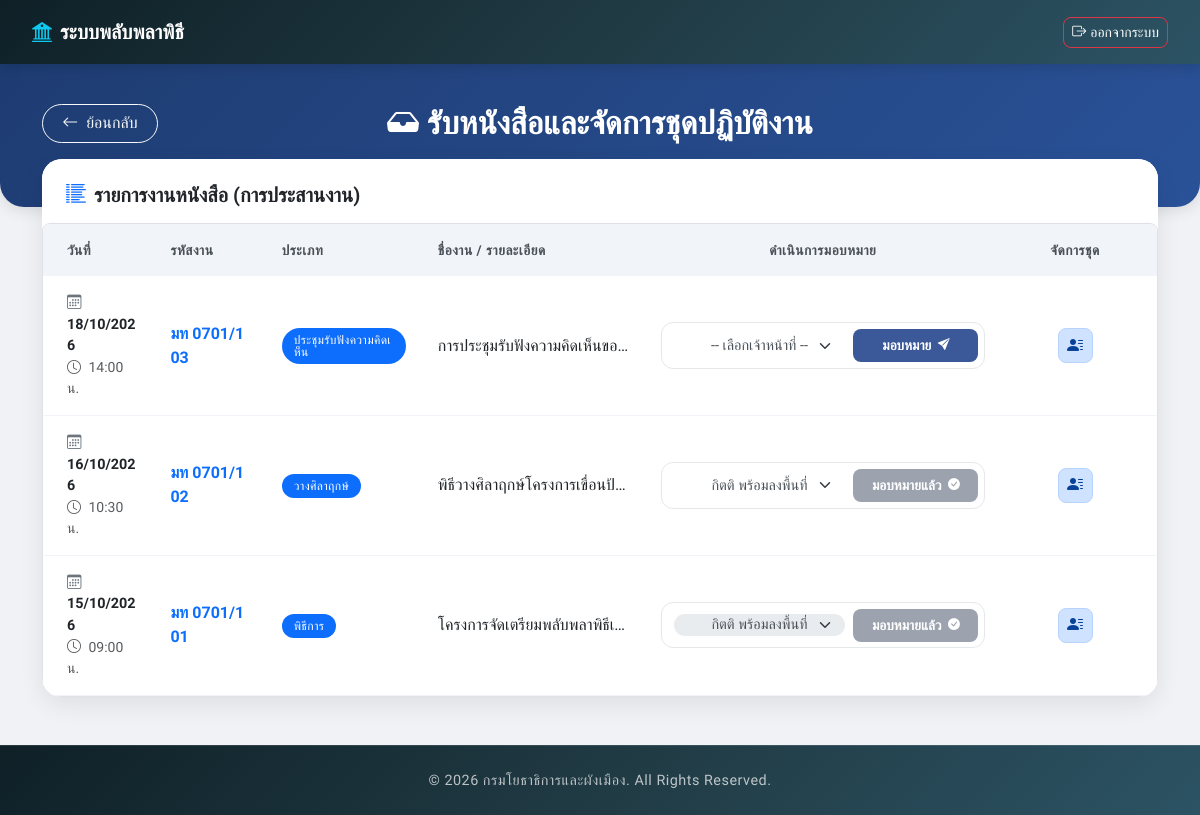
/manage_operation3.php, run on the app's committed database.
### tables this page shows
CREATE TABLE IF NOT EXISTS `documents` (
  `id` int(11) NOT NULL AUTO_INCREMENT,
  `fiscal_year` varchar(4) DEFAULT NULL,
  `doc_number` varchar(100) DEFAULT NULL,
  `source_doc_number` varchar(100) DEFAULT NULL,
  `doc_name` varchar(255) NOT NULL,
  `description` text DEFAULT NULL,
  `doc_detail` text DEFAULT NULL,
  `job_type` varchar(100) DEFAULT NULL,
  `job_type_other` varchar(255) DEFAULT NULL,
  `host_agency` varchar(255) DEFAULT NULL,
  `host_agency_affiliation` varchar(255) DEFAULT NULL,
  `coordinator` varchar(255) DEFAULT NULL,
  `coordinator_1_name` varchar(150) DEFAULT NULL,
  `coordinator_1_phone` varchar(50) DEFAULT NULL,
  `coordinator_2_name` varchar(150) DEFAULT NULL,
  `coordinator_2_phone` varchar(50) DEFAULT NULL,
  `job_id` varchar(50) DEFAULT NULL,
  `staff_id` int(11) DEFAULT NULL,
  `location` varchar(255) DEFAULT NULL,
  `venue_name` varchar(255) DEFAULT NULL,
  `venue_province` varchar(100) DEFAULT NULL,
  `venue_district` varchar(100) DEFAULT NULL,
  `venue_subdistrict` varchar(100) DEFAULT NULL,
  `event_start_date` date DEFAULT NULL,
  `event_end_date` date DEFAULT NULL,
  `pre_meeting_date` date DEFAULT NULL,
  `equipment_borrow_date` date DEFAULT NULL,
  `dpt_work_start` datetime DEFAULT NULL,
  `dpt_work_end` datetime DEFAULT NULL,
  `received_date` datetime DEFAULT NULL,
  `dpt_receive_number` varchar(100) DEFAULT NULL,
  `dpt_receive_date` date DEFAULT NULL,
  `division_receive_number` varchar(100) DEFAULT NULL,
  `division_receive_date` date DEFAULT NULL,
  `created_by` varchar(100) DEFAULT NULL,
  `sent_to` int(11) DEFAULT NULL,
  `created_at` timestamp NOT NULL DEFAULT CURRENT_TIMESTAMP,
  `updated_at` timestamp NOT NULL DEFAULT CURRENT_TIMESTAMP ON UPDATE CURRENT_TIMESTAMP,
  `doc_status` varchar(50) DEFAULT 'pending',
  `attachment_file` varchar(255) DEFAULT NULL,
  `remark` text DEFAULT NULL,
  `is_acknowledged` tinyint(1) NOT NULL DEFAULT 0,
  PRIMARY KEY (`id`),
  KEY `idx_documents_sent_to` (`sent_to`),
  KEY `idx_documents_doc_status` (`doc_status`)
);

### manage_operation3.php (the view, shortened to what this page needs)
<?php
require 'db.php';
try {
    if(isset($conn)) {
        $docs = $conn->query("SELECT * FROM documents ORDER BY id DESC")->fetchAll();
        $stmt_all_staff = $conn->prepare("SELECT id, fname, lname FROM users WHERE role = 'staff_operation' ORDER BY fname ASC");
        $stmt_all_staff->execute();
        $staff_list = $stmt_all_staff->fetchAll();
    } else {
        $docs = []; $assignments_by_job = []; $staff_list = []; $available_sets = []; $master_sets = [];
    }
} catch (PDOException $e) {
    die("เกิดข้อผิดพลาดในการดึงข้อมูลมาแสดง: " . $e->getMessage());
}
function getBadgeClass($type) {
    switch ($type) {
        default: return 'bg-primary text-white';
    }
}
?>
<!DOCTYPE html>
<html lang="th">
<head>
    <link href="https://cdn.jsdelivr.net/npm/bootstrap@5.3.2/dist/css/bootstrap.min.css" rel="stylesheet">
    <link rel="stylesheet" href="https://cdn.jsdelivr.net/npm/bootstrap-icons@1.11.0/font/bootstrap-icons.css">
</head>
<body>
<?php include 'menu.php'; ?>
<div class="content-wrapper">
    <div class="page-header text-center">
        <div class="container position-relative">
            <div class="row align-items-center">
                <div class="col-12 col-md-2 text-center text-md-start mb-3 mb-md-0">
                    <a href="javascript:history.back()" class="btn btn-outline-light rounded-pill d-inline-flex align-items-center" style="font-weight: 500; padding: 0.4rem 1.2rem; transition: all 0.2s;">
                        <i class="bi bi-arrow-left me-2"></i>ย้อนกลับ
                    </a>
                </div>
                <div class="col-12 col-md-8 text-center">
                    <h2 class="fw-bold mb-0"><i class="bi bi-inbox-fill me-2"></i>รับหนังสือและจัดการชุดปฏิบัติงาน</h2>
                </div>
            </div>
            <br>
        </div>
    </div>
    <div class="container" style="position: relative;">
        <div class="row justify-content-center">
            <div class="col-lg-12">
                <div class="card custom-card mb-5">
                    <div class="card-header bg-white border-bottom-0 pt-4 pb-3 px-4 d-flex justify-content-between align-items-center flex-wrap gap-2">
                        <h5 class="fw-bold text-dark mb-0">
                            <i class="bi bi-list-columns-reverse me-2 text-primary"></i>รายการงานหนังสือ (การประสานงาน)
                        </h5>
                    </div>
                    <div class="card-body p-0">
                        <div class="table-responsive bg-white rounded-3 shadow-sm border" style="-webkit-overflow-scrolling: touch;">
                            <table class="table table-hover table-custom mb-0 align-middle" style="table-layout: fixed; width: 100%; min-width: 1050px;">
                                <thead class="table-light">
                                    <tr>
                                        <th class="ps-4" style="width: 10%;">วันที่</th> <th style="width: 10%;">รหัสงาน</th> <th style="width: 14%;">ประเภท</th>
                                        <th style="width: 20%;">ชื่องาน / รายละเอียด</th>
                                        <th class="text-center" style="width: 32%;">ดำเนินการมอบหมาย</th>
                                        <th class="text-center pe-4" style="width: 14%;">จัดการชุด</th>
                                    </tr>
                                </thead>
                                <tbody>
                                    <?php foreach ($docs as $doc):
                                        $is_acknowledged = isset($doc['is_acknowledged']) && $doc['is_acknowledged'] == 1 ? true : false;
                                    ?>
                                    <tr>
                                        <td class="ps-4">
                                            <div class="d-flex flex-column">
                                                <span class="fw-bold text-dark" style="font-size: 0.9rem;">
                                                    <i class="bi bi-calendar3 me-1 text-secondary"></i>
                                                    <?php echo date('d/m/Y', strtotime($doc['received_date'])); ?>
                                                </span>
                                                <small class="text-muted">
                                                    <i class="bi bi-clock me-1"></i>
                                                    <?php echo date('H:i', strtotime($doc['received_date'])); ?> น.
                                                </small>
                                            </div>
                                        </td>
                                        <td class="text-primary" style="word-break: break-all;">
                                            <div class="fw-bold"><?php echo htmlspecialchars($doc['doc_number'] ?: '-'); ?></div>
                                        </td>
                                        <td style="word-break: break-all;">
                                            <?php
                                                $job_type_text = ($doc['job_type'] === 'อื่นๆ' && !empty($doc['job_type_other'])) ? "อื่นๆ: " . $doc['job_type_other'] : $doc['job_type'];
                                                $badge_class = getBadgeClass($doc['job_type']);
                                                echo '<span class="badge badge-custom ' . $badge_class . '" style="white-space: normal; text-align: left; display: inline-block; max-width: 100%;">';
                                                echo htmlspecialchars($job_type_text);
                                                echo '</span>';
                                            ?>
                                        </td>
                                        <td style="word-break: break-all;">
                                            <div class="text-dark fw-medium text-truncate" style="max-width: 250px;" title="<?php echo htmlspecialchars($doc['doc_name']); ?>">
                                                <?php echo htmlspecialchars($doc['doc_name']); ?>
                                            </div>
                                        </td>
                                        <td class="text-center align-middle">
                                            <form method="post" class="forward-box">
                                                <select name="send_to" class="form-select flex-grow-1 forward-select" required onchange="checkStaffStatus(this)" <?php echo $is_acknowledged ? 'disabled' : ''; ?>>
                                                    <option value="" disabled <?php echo empty($doc['sent_to']) ? 'selected' : ''; ?>>-- เลือกเจ้าหน้าที่ --</option>
                                                    <?php foreach($staff_list as $s):
                                                        $already_sent = (($doc['sent_to'] ?? '') == $s['id']);
                                                    ?>
                                                        <option value="<?php echo $s['id']; ?>" data-sent="<?php echo $already_sent ? 'true' : 'false'; ?>" class="<?php echo $already_sent ? 'text-success fw-bold' : 'text-dark'; ?>" <?php echo $already_sent ? 'selected' : ''; ?>>
                                                            <?php echo htmlspecialchars($s['fname'] . " " . $s['lname']); ?>
                                                        </option>
                                                    <?php endforeach; ?>
                                                </select>
                                                <button type="submit" name="forward_doc" class="btn-submit-forward <?php echo empty($doc['sent_to']) ? 'btn-active' : 'btn-disabled'; ?>" <?php echo $is_acknowledged ? 'disabled' : ''; ?>>
                                                    <span class="btn-text"><?php echo empty($doc['sent_to']) ? 'มอบหมาย' : 'มอบหมายแล้ว'; ?></span>
                                                    <i class="<?php echo empty($doc['sent_to']) ? 'bi bi-send-fill' : 'bi bi-check-circle-fill'; ?> small"></i>
                                                </button>
                                            </form>
                                        </td>
                                      <td class="text-center pe-4">
                                            <div class="d-flex flex-column align-items-center justify-content-center position-relative" style="height: 38px;">
                                                <div class="d-flex justify-content-center gap-2">
                                                    <button type="button" class="btn-action btn-staff" data-bs-toggle="modal" data-bs-target="#manageStaffModal<?php echo $doc['id']; ?>" title="จัดการชุด/คนเข้าชุด">
                                                        <i class="bi bi-person-lines-fill"></i>
                                                    </button>
                                                </div>
                                            </div>
                                      </td>
                                    </tr>
                                    <?php endforeach; ?>
                                </tbody>
                            </table>
                        </div>
                    </div>
                </div>
            </div>
        </div>
    </div>
</div>
<?php include 'footer.php'; ?>
</body>
</html>

### menu.php (shortened to what this page needs)
<nav class="navbar navbar-expand-lg navbar-dark custom-navbar">
    <div class="container-fluid px-3">
        <div class="d-flex align-items-center">
            <a class="navbar-brand fw-semibold d-flex align-items-center me-2 me-xl-3" href="welcome.php">
                <i class="bi bi-bank2 me-2 text-info"></i>
                ระบบพลับพลาพิธี
            </a>
        </div>
        <div class="offcanvas offcanvas-start bg-dark text-white" tabindex="-1" id="navbarContent" aria-labelledby="navbarContentLabel">
            <div class="offcanvas-body d-flex flex-column flex-lg-row align-items-lg-center w-100">
                <div class="d-flex align-items-center ms-lg-auto mt-3 mt-lg-0">
                    <a href="logout.php" class="btn btn-outline-danger btn-sm text-white border-danger d-flex align-items-center" style="border-radius: 8px;">
                        <i class="bi bi-box-arrow-right me-1"></i> ออกจากระบบ
                    </a>
                </div>
            </div>
        </div>
    </div>
</nav>

### footer.php (shortened to what this page needs)
<footer class="main-footer">
    <div class="container text-center">
        <div class="footer-text">
            &copy; 2026 กรมโยธาธิการและผังเมือง. All Rights Reserved.
        </div>
    </div>
</footer>

### manage_operation3.php (style rules this page uses)
html, body { height: 100%; }
body { display: flex; flex-direction: column; font-family: 'Prompt', sans-serif; background-color: #f8f9fa; }
.content-wrapper { flex: 1 0 auto; }
footer { flex-shrink: 0; }
.page-header { background: linear-gradient(135deg, #1e3c72 0%, #2a5298 100%); color: white; padding: 2.5rem 0; margin-bottom: -3rem; border-radius: 0 0 1.5rem 1.5rem; box-shadow: 0 4px 15px rgba(0,0,0,0.1); }
.custom-card { border: none; border-radius: 1.25rem; box-shadow: 0 0.5rem 1.5rem rgba(0,0,0,0.08); background: #ffffff; margin-bottom: 2rem; overflow: hidden; }
.form-control, .form-select { border-radius: 0.75rem; border: 1px solid #dee2e6; padding: 0.75rem 1rem; }
.table-custom thead th { background-color: #f1f4f8; color: #495057; font-weight: 600; text-transform: uppercase; font-size: 0.85rem; letter-spacing: 0.5px; border-bottom: none; padding: 1rem; }
.table-custom tbody td { padding: 1rem; vertical-align: middle; border-bottom: 1px solid #f1f4f8; }
.badge-custom { padding: 0.5em 1em; border-radius: 2rem; font-weight: 500; letter-spacing: 0.3px; }
.forward-box { background: #ffffff; border: 1px solid #e5e7eb; border-radius: 0.75rem; padding: 0.35rem 0.35rem 0.35rem 0.75rem; display: flex; align-items: center; gap: 0.5rem; width: 100%; margin: 0 auto; }
.forward-select { border: none !important; box-shadow: none !important; padding: 0; cursor: pointer; font-weight: 500; font-size: 0.9rem; color: #495057; background-color: transparent; text-overflow: ellipsis; overflow: hidden; white-space: nowrap; }
.btn-submit-forward { border-radius: 0.5rem; padding: 0.4rem 0; font-size: 0.85rem; font-weight: 600; border: none; display: flex; align-items: center; justify-content: center; gap: 0.4rem; transition: all 0.2s; width: 125px; flex-shrink: 0; }
.btn-submit-forward.btn-active { background-color: #3b5998; color: #ffffff; }
.btn-submit-forward.btn-disabled { background-color: #9ca3af; color: #ffffff; cursor: not-allowed; }
.btn-action { width: 35px; height: 35px; border-radius: 0.5rem; display: inline-flex; align-items: center; justify-content: center; transition: all 0.2s; border: none; }
.btn-staff { background-color: #cfe2ff; color: #084298; border: 1px solid #b6d4fe; }
select { text-align-last: center; text-align: center; }
option { text-align: center; }

### menu.php (style rules this page uses)
.custom-navbar { background: linear-gradient(135deg, #0f2027, #203a43, #2c5364); box-shadow: 0 4px 12px rgba(0, 0, 0, 0.12); padding: 0.75rem 1rem; position: sticky !important; top: 0 !important; width: 100% !important; z-index: 1030 !important; }
.navbar-brand { font-size: 1.25rem; font-family: 'Prompt', sans-serif; }
@media (min-width: 992px) { .custom-navbar .container-fluid { position: relative; } }

### footer.php (style rules this page uses)
html { height: 100%; }
body { font-family: 'Prompt', sans-serif; background-color: #f0f2f5; display: flex; flex-direction: column; min-height: 100vh; margin: 0; }
.content-wrapper { flex: 1 0 auto; }
.main-footer { background: linear-gradient(135deg, #0f2027, #203a43, #2c5364); color: rgba(255, 255, 255, 0.7); padding: 1.5rem 0; font-family: 'Prompt', sans-serif; border-top: 1px solid rgba(255, 255, 255, 0.1); width: 100%; margin-top: auto; flex-shrink: 0; }
.footer-text { font-size: 0.9rem; font-weight: 300; letter-spacing: 0.5px; }

### data on the page
documents: received_date "18/10/2026", received_date "14:00", doc_number "มท 0701/103", job_type "ประชุมรับฟังความคิดเห็น", doc_name "การประชุมรับฟังความคิดเห็นขอ…", send_to "-- เลือกเจ้าหน้าที่ --", shows "มอบหมาย"
documents: received_date "16/10/2026", received_date "10:30", doc_number "มท 0701/102", job_type "วางศิลาฤกษ์", doc_name "พิธีวางศิลาฤกษ์โครงการเขื่อนป้…", sent_to "มอบหมายแล้ว"
documents: received_date "15/10/2026", received_date "09:00", doc_number "มท 0701/101", job_type "พิธีการ", doc_name "โครงการจัดเตรียมพลับพลาพิธีเ…", sent_to "มอบหมายแล้ว"

### other printed values
form field send_to "กิตติ พร้อมลงพื้นที่"
